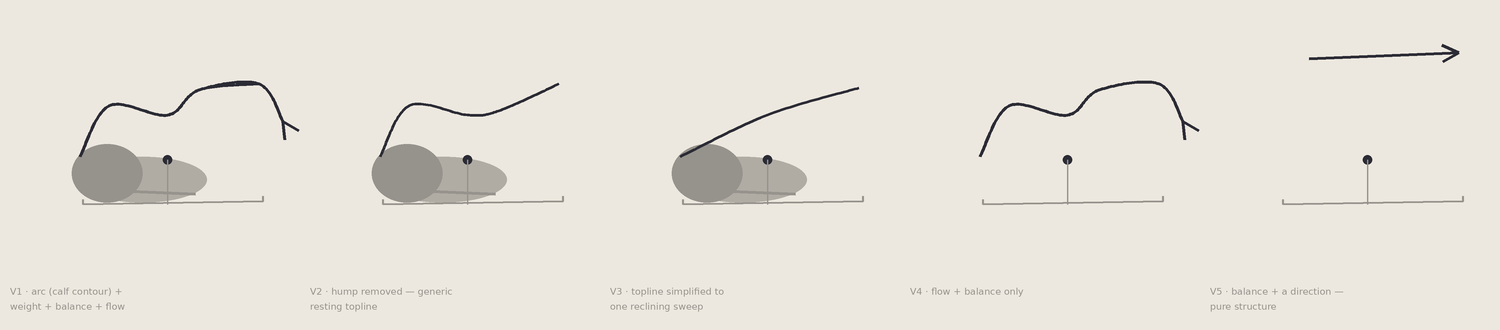

This chart was generated by the following Python code:
"""A35 — The Structure Without The Cow. Keep only the carrying arc, the weight relationship, the
balance relationship, the directional flow. Remove all animal-specific marks (ears, dewlap,
muzzle, anatomy). Five versions, each stripping more animal information, to see how much of the
cow exists before the cow exists. Run the experiment; let the answer arrive."""
import numpy as np
from PIL import Image, ImageDraw, ImageFont
SS=3
PAPER=(237,232,223); INK=(43,43,53); MID=(150,146,140); WT=(176,172,164); FAINT=(200,196,188)
LM=dict(rumpground=(0.05,0.0), rumpback=(0.02,0.46), hip=(0.30,0.95), loin=(0.86,0.86),
 withers=(1.16,1.10), neckbase=(1.34,0.94), poll=(1.74,1.16), nose=(1.97,0.80),
 brisket=(1.13,0.10), bellymid=(0.80,0.13), bellyrear=(0.44,0.13), forehoof=(1.78,0.03))
def cm(nodes,n=26):
    P=[np.array(p,float) for p in nodes]; P=([P[0]]+P+[P[-1]]); out=[]
    for i in range(1,len(P)-2):
        p0,p1,p2,p3=P[i-1],P[i],P[i+1],P[i+2]
        for t in np.linspace(0,1,n,endpoint=False):
            t2=t*t;t3=t2*t
            out.append(0.5*((2*p1)+(-p0+p2)*t+(2*p0-5*p1+4*p2-p3)*t2+(-p0+3*p1-3*p2+p3)*t3))
    out.append(P[-2]); return out
class Cm:
    def __init__(s,ox,oy,sc): s.ox,s.oy,s.sc=ox,oy,sc
    def __call__(s,k):
        x,y=LM[k] if isinstance(k,str) else k; return (s.ox+x*s.sc, s.oy-y*s.sc)
def line(d,pts,col=INK,w=2.6): d.line([(int(p[0]*SS),int(p[1]*SS)) for p in pts],fill=col,width=max(1,int(w*SS)),joint="curve")
def ell(d,c,rx,ry,col): d.ellipse([int((c[0]-rx)*SS),int((c[1]-ry)*SS),int((c[0]+rx)*SS),int((c[1]+ry)*SS)],fill=col)
def dot(d,c,r,col=INK): ell(d,c,r,r,col)
def arrow(d,a,b,col=INK,w=2.8):
    line(d,[a,b],col,w); v=np.array(b)-np.array(a); L=np.hypot(*v)+1e-9; u=v/L; n=np.array([-u[1],u[0]])
    tip=np.array(b)
    line(d,[tip,tip-(u*0.10-n*0.05)*100],col,w) if False else None
    h=0.07* s_for(d)
    line(d,[tip, tip-u*22+n*11],col,w); line(d,[tip, tip-u*22-n*11],col,w)
def s_for(d): return 1.0

def weight(d,P,sc):  # where the mass/load sits: a LOW mass on the ground, heavier toward the rear
    ell(d,P((0.62,0.24)),0.62*sc,0.22*sc,col=WT)   # low reclining body mass
    ell(d,P((0.28,0.30)),0.34*sc,0.28*sc,col=MID)  # denser at the rear = the load concentration
    line(d,[P('brisket'),P('bellyrear')],col=MID,w=3.0)  # ground bearing
def balance(d,P,sc):
    base=[P('forehoof'),P('rumpground')]; line(d,base,col=MID,w=2.0)
    for b in base: line(d,[b,(b[0],b[1]-0.05*sc)],col=MID,w=2.0)
    cog=(P('bellymid')[0]+0.06*sc,P('bellymid')[1]-0.30*sc); dot(d,cog,0.045*sc,INK)
    line(d,[cog,(cog[0],P('rumpground')[1])],col=MID,w=1.4)
def flow(d,P,sc,col=INK):
    a=cm([P('nose'),P('poll'),P('withers'),P('loin'),P('hip'),P('rumpback')]); line(d,a,col,w=3.0)
    n=P('nose'); u=np.array(P('poll'))-np.array(n); u=u/ (np.hypot(*u)+1e-9)
    nn=np.array([-u[1],u[0]]); tip=np.array(n)
    line(d,[tip,tip-u*0.16*sc+nn*0.08*sc],col,3.0); line(d,[tip,tip-u*0.16*sc-nn*0.08*sc],col,3.0)
def arc_full(d,P,sc):   line(d,cm([P('poll'),P('withers'),P('loin'),P('hip'),P('rumpback')]),w=2.8)
def arc_nohump(d,P,sc): line(d,cm([P('poll'),(P('withers')[0],P('loin')[1]-0.04*sc),P('loin'),P('hip'),P('rumpback')]),w=2.8)
def arc_simple(d,P,sc): line(d,cm([(P('poll')[0],P('poll')[1]+0.04*sc),P('loin'),P('rumpback')]),w=2.8)

VERSIONS=[
 ("V1 · arc (calf contour) + weight + balance + flow", lambda d,P,sc:(weight(d,P,sc),balance(d,P,sc),arc_full(d,P,sc),flow(d,P,sc))),
 ("V2 · hump removed — generic resting topline",        lambda d,P,sc:(weight(d,P,sc),balance(d,P,sc),arc_nohump(d,P,sc))),
 ("V3 · topline simplified to one reclining sweep",     lambda d,P,sc:(weight(d,P,sc),balance(d,P,sc),arc_simple(d,P,sc))),
 ("V4 · flow + balance only",                            lambda d,P,sc:(balance(d,P,sc),flow(d,P,sc))),
 ("V5 · balance + a direction — pure structure",         lambda d,P,sc:(balance(d,P,sc), arrow_flow(d,P,sc))),
]
def arrow_flow(d,P,sc):
    a=(P('hip')[0],P('hip')[1]-0.45*sc); b=(P('poll')[0],P('poll')[1]-0.30*sc)
    line(d,[a,b],INK,3.0); u=np.array(b)-np.array(a); u=u/(np.hypot(*u)+1e-9); nn=np.array([-u[1],u[0]]); tip=np.array(b)
    line(d,[tip,tip-u*0.16*sc+nn*0.08*sc],INK,3.0); line(d,[tip,tip-u*0.16*sc-nn*0.08*sc],INK,3.0)

def render(path):
    cols=5; cw,ch=300,330; W,H=cols*cw,ch
    img=Image.new("RGB",(W*SS,H*SS),PAPER); d=ImageDraw.Draw(img)
    try: font=ImageFont.truetype('/usr/share/fonts/truetype/dejavu/DejaVuSans.ttf',int(9.5*SS))
    except: font=ImageFont.load_default()
    for i,(name,fn) in enumerate(VERSIONS):
        P=Cm(i*cw+cw*0.26, ch*0.62, 104); fn(d,P,104)
        # wrap label
        import textwrap
        for j,ln in enumerate(textwrap.wrap(name,28)):
            d.text((int((i*cw+10)*SS),int((ch-44+j*15)*SS)),ln,fill=MID,font=font)
    img=img.resize((W,H),Image.LANCZOS); img.save(path); print("saved",path)
if __name__=="__main__":
    render("/sessions/wizardly-stoic-cerf/mnt/hessentials/illustration/loomis/sketch201_u5_a35_structure_without_cow.png")
